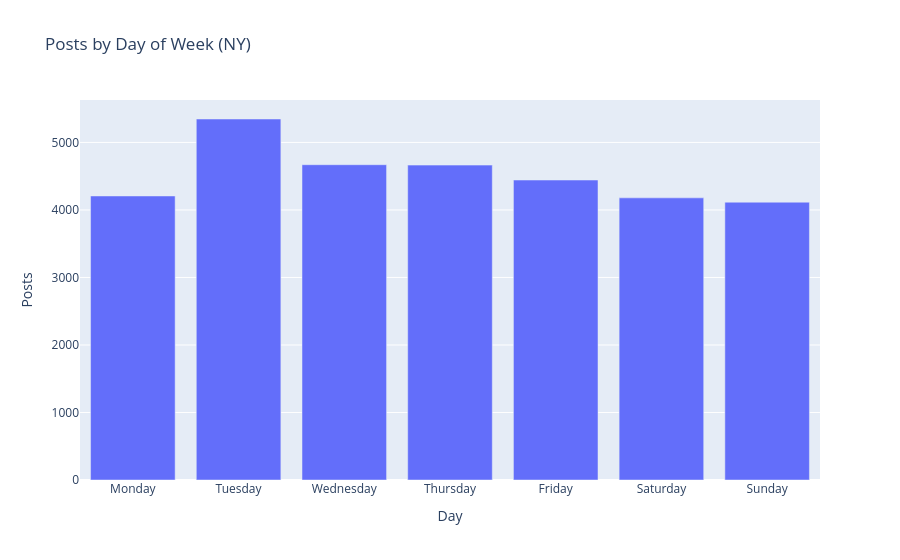

The code cell stored with this chart in its notebook:
### Markdown cell above
## Day-of-Week Analysis

### Code cell
posts_per_dow = (
    df.assign(
        dow=df["created_at"]
        .dt.tz_convert("America/New_York")
        .dt.day_name()
    )["dow"]
    .value_counts()
    .reindex(["Monday", "Tuesday", "Wednesday", "Thursday", "Friday", "Saturday", "Sunday"])
)
px.bar(posts_per_dow, labels={"index": "Day", "value": "Posts"}, title="Posts by Day of Week (NY)").update_layout(showlegend=False)

### Figure 1 — Plotly figure (JSON) as saved in the notebook; plotly's stock layout.template omitted (floating-point values rounded to 4 significant figures)
{"data": [{"alignmentgroup": "True", "hovertemplate": "variable=dow<br>Day=%{x}<br>Posts=%{y}<extra></extra>", "legendgroup": "dow", "marker": {"color": "#636efa", "pattern": {"shape": ""}}, "name": "dow", "offsetgroup": "dow", "orientation": "v", "showlegend": true, "textposition": "auto", "type": "bar", "x": ["Monday", "Tuesday", "Wednesday", "Thursday", "Friday", "Saturday", "Sunday"], "xaxis": "x", "y": [4207, 5347, 4670, 4664, 4443, 4179, 4115], "yaxis": "y"}], "layout": {"barmode": "relative", "legend": {"title": {"text": "variable"}, "tracegroupgap": 0}, "showlegend": false, "title": {"text": "Posts by Day of Week (NY)"}, "xaxis": {"anchor": "y", "domain": [0, 1], "title": {"text": "Day"}}, "yaxis": {"anchor": "x", "domain": [0, 1], "title": {"text": "Posts"}}}}
